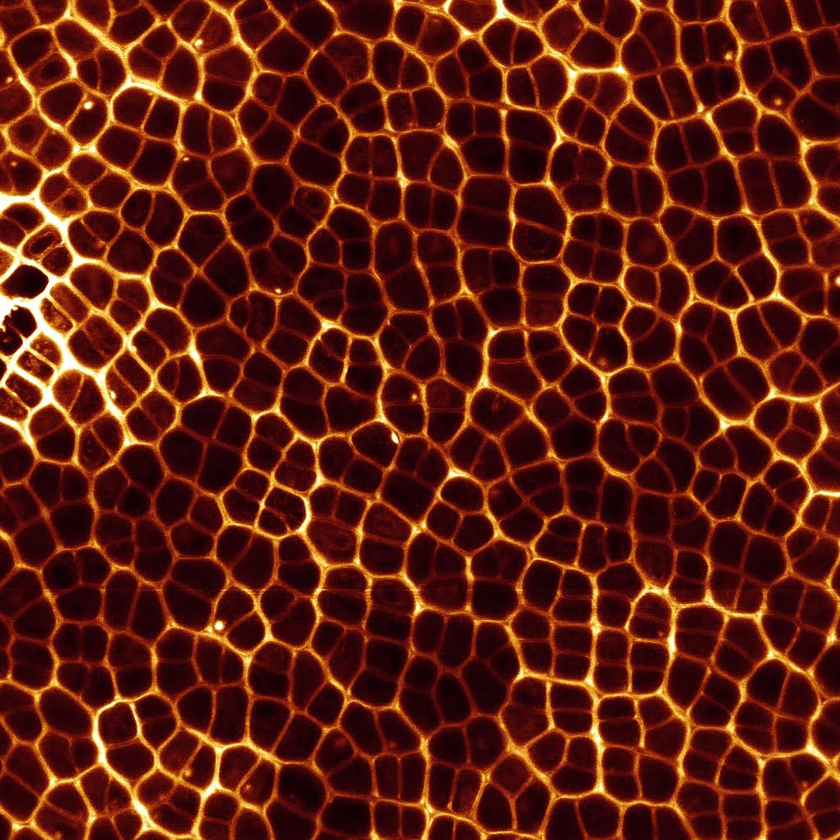
#> input picture python/image.png, 840 x 840 px, shrunk from 1024 x 1024 before the run
$ jupyter execute --allow-errors 'Cell division.ipynb'   (Python 2 division)   (older library calls are emulated)
#> lines starting #> are read from the running program, lines starting #| are printed output that depends on the picture
[cell 1]
import numpy as np
import matplotlib.pyplot as plt
import matplotlib.image as mpimg

from skimage import measure
from skimage.color import rgb2grey

r = rgb2grey(mpimg.imread('image.png'))
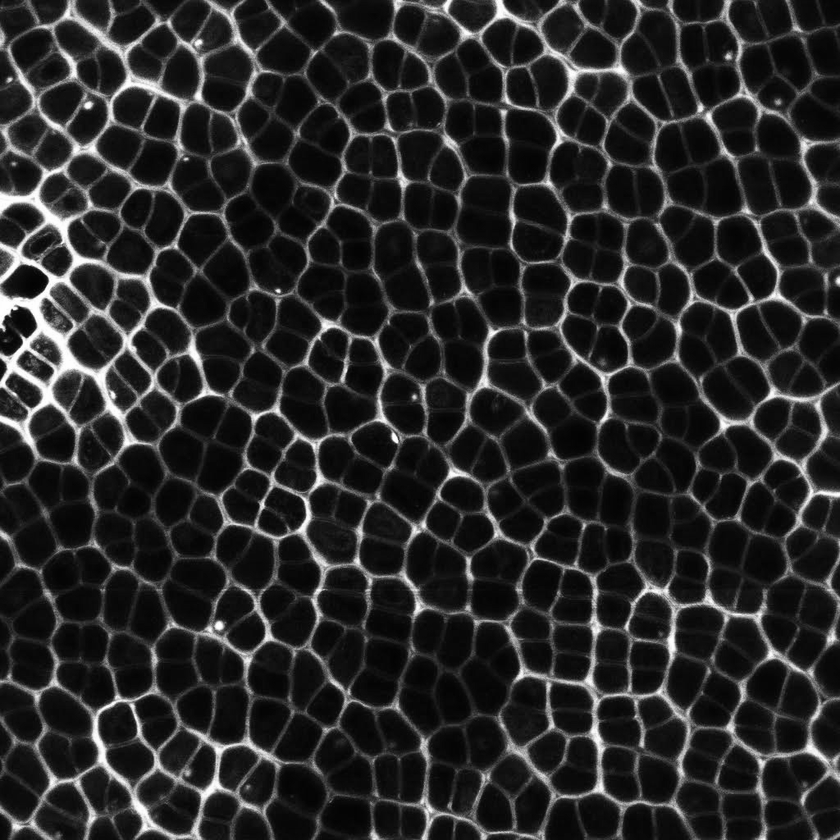
#> r: shape (840, 840) float32; min 0.0117, max 1, mean 0.163

# Find contours at a constant value of 0.8
contours = measure.find_contours(r, 0.1)
#> contours = 2010 point arrays, longest 443 points

# Display the image and plot all contours found
fig, ax = plt.subplots()
ax.imshow(r, interpolation='nearest', cmap=plt.cm.gray)

for contour in (contours):
    ax.plot(contour[:, 1], contour[:, 0], linewidth=2)
#> this loop made 2010 passes
#> contour on passes 4, 6, 10: [[0, 31.93], [0.188, 32], [0, 32.39]], [[0, 60.52], [0.977, 60], [0, 59.83]], [[0, 137.4], [0.867, 137], [0, 136.2]]

ax.axis('image')
ax.set_xticks([])
ax.set_yticks([])
plt.show()
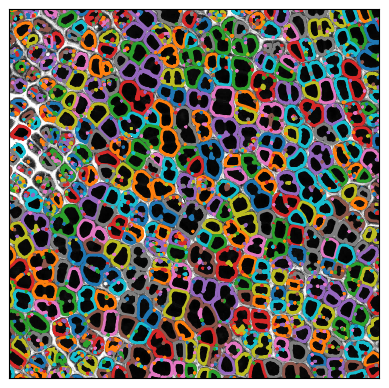
#> figure drawn by matplotlib, 1 panel

[cell 2]
from dolfin import *
from mshr import *

# Select the biggest contour
max_contour = sorted(contours, key=lambda x:len(x), reverse=True)[120]
#> max_contour = 213 pairs, first value 696.1 to 745.3, second value 136.6 to 174.1

# Generate the mesh
#> (the rest of this cell did not finish here and is left out)
